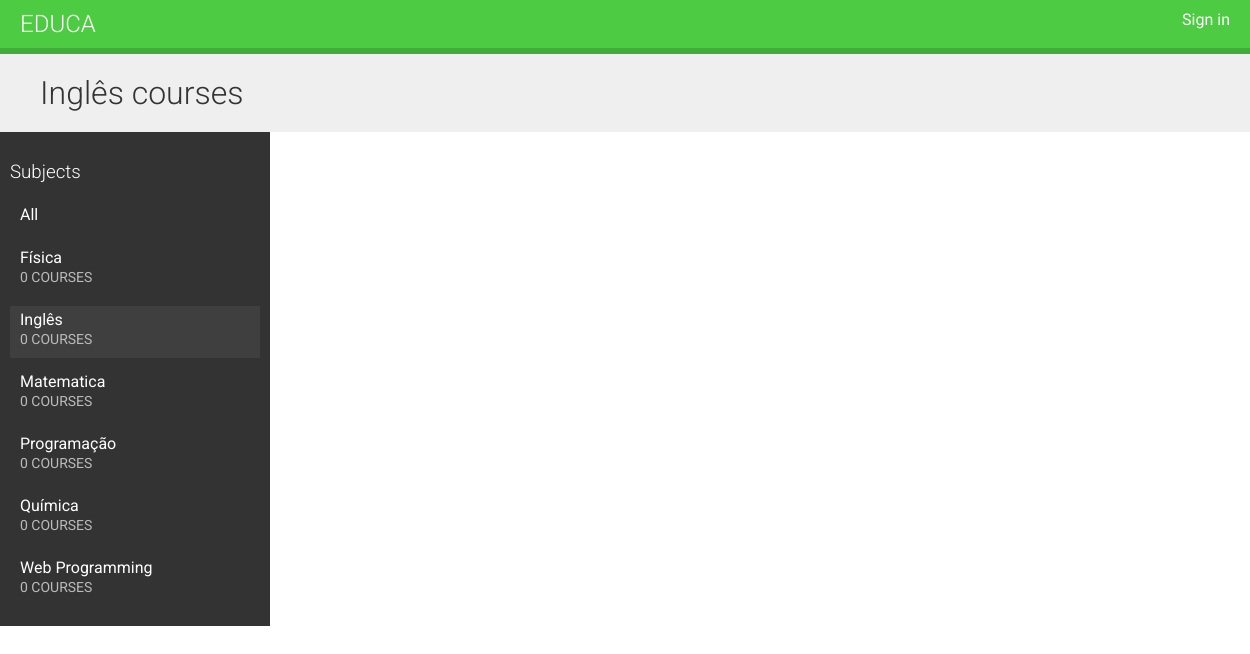
Page /course/subject/ingles/ on the committed database.
### courses/models.py (models this page shows, shortened)
class Subject(models.Model):
    title = models.CharField(max_length=200)
    slug = models.SlugField(max_length=200, unique=True)
    class Meta:
        ordering = ('title',)

### courses/views.py (the view)
# urls.py: url(r'^subject/(?P<subject>[\w-]+)/$', views.CourseListView.as_view(), name='course_list_subject'),
class CourseListView(TemplateResponseMixin, View):
    model = Course
    template_name = 'courses/course/list.html'
    def get(self, request, subject=None):
        subjects = cache.get('all_subjects')
        if not subjects:
            subjects = Subject.objects.annotate(total_courses=Count('courses'))
            cache.set('all_subjects', subjects)
        all_courses = Course.objects.annotate(total_modules=Count('modules'))
        if subject:
            subject = get_object_or_404(Subject, slug=subject)
            key = 'subject_{}_courses'.format(subject.id)
            courses = cache.get(key)
            if not courses:
                courses = all_courses.filter(subject=subject)
                cache.set(key, courses)
        else:
            courses = cache.get('all_courses')
            if not courses:
                courses = all_courses
                cache.set('all_courses', courses)
        return self.render_to_response({'subjects': subjects,
                                        'subject': subject,
                                        'courses': courses})

### courses/templates/courses/course/list.html (shortened to what this page needs)
{% extends "base.html" %}
{% block content %}
    <h1>
        {% if subject %}
            {{ subject.title }} courses
        {% else %}
            All courses
        {% endif %}
    </h1>
    <div class="contents">
        <h3>Subjects</h3>
        <ul id="modules">
            <li {% if not subject %}class="selected"{% endif %}>
                <a href="{% url "course_list" %}">All</a>
            </li>
            {% for s in subjects %}
                <li {% if subject == s %}class="selected"{% endif %}>
                    <a href="{% url "course_list_subject" s.slug %}">
                        {{ s.title }}
                        <br><span>{{ s.total_courses }} courses</span>
                    </a>
                </li>
            {% endfor %}
        </ul>
    </div>
    <div class="module">
    </div>
{% endblock %}

### courses/static/css/base.css (style rules this page uses)
body { margin:0; font-family:'Roboto', sans-serif; font-weight:400; color:#333; }
a { color:#3fad37; text-decoration:none; }
h1, h2, h3, h4, h5, h6 { font-family:'Roboto', sans-serif; font-weight:300; }
h1 { background:#efefef; width:100%; overflow:auto; padding:20px 0 20px 40px; margin:0; }
.module { overflow:auto; }
.contents { width:20%; padding:10px; float:left; background:#333; color: #fff; font-family:'Roboto', sans-serif; }
.contents ul { list-style:none; margin:0; padding:0; }
.contents ul li { margin:0 0 10px 0; padding:4px 10px 10px; overflow:auto; }
.contents ul li.selected { background:#3f3f3f; }
.contents ul span { text-transform:uppercase; color:#bbb; font-size:14px; }
.contents ul a { display:block; color:#fff; text-decoration:none; }
.module { padding:10px 20px; float:left; }

### rows in the picture
Subject: title "Inglês", total_courses "0"
Subject: title "Física", total_courses "0"
Subject: title "Matematica", total_courses "0"
Subject: title "Programação", total_courses "0"
Subject: title "Química", total_courses "0"
Subject: title "Web Programming", total_courses "0"
